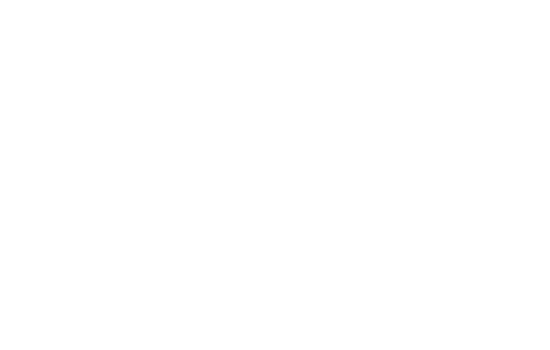
Frame 1 (no input)
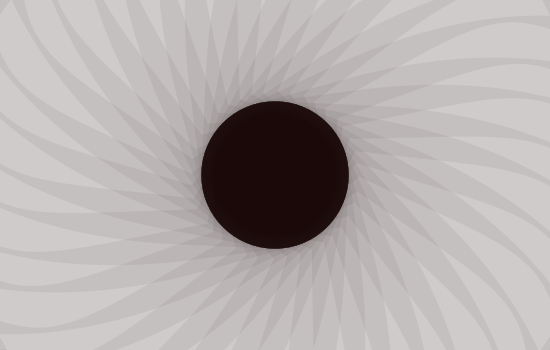
Frame 60 (the mouse pressed at the canvas centre just before this capture)
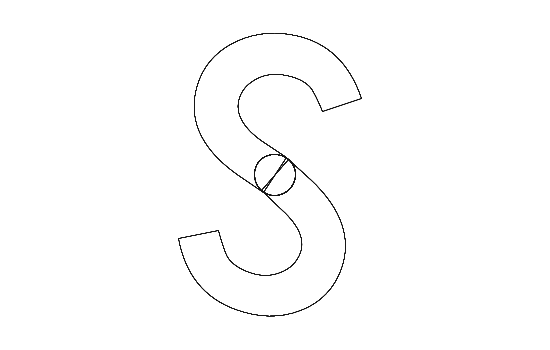
Frame 120 (the mouse held since frame 60 and released just before this capture)

The Processing sketch that drew these frames (run headless with seeded random() and noise(); from frame 60 on, the mouse is pressed at the canvas centre):

// Processing sketch: processing_20174
// ── processing_20174.pde


  int N = 20;
  Petal[] p = new Petal[N];
  Petal[] p2 = new Petal[N];
  float DISTANCE;

void setup() {
    size (550, 350);
    for (int i = 0; i < N; i++) {
      p[i] = new Petal((2*PI*i)/N+3);
      p2[i] = new Petal((2*PI*i)/N);
    }
  }
  
 void draw() {
   smooth();
   background(255);
    float DISTANCE = abs(dist(mouseX,mouseY,width/2,height/2));                 
    for (int i = 0; i < N; i++) {
      if (DISTANCE <= 200) {
        p[i].collapse();
        p2[i].collapset();
      }
      if (DISTANCE > 20 && p[i].expanded == false && p2[i].expanded == false) {
        p[i].expande();
        p2[i].expande();
      }
      if (p[i].spin == true && p2[i].spin == true) {
        p[i].spin();
        p2[i].spin();
      }
        p[i].display();
        p2[i].display();
        p[i].flutter();
        p2[i].flutter();
    }
}


class Petal {
  float x, y, r, s, k, z, g, ga;
  float t1, t2, t3, t4, t5, t6, t7, t8, t9, t10, t11, t12;
  float easingR, easingeR;
  float collapsedR, collapsedRt;
  float expandedR;
  boolean expanded = true;
  boolean spin = true;

  Petal (float rotation) {
    r = rotation;
    expandedR = rotation;
    ga = 0;
    collapsedR = 1.2;
    collapsedRt = 4.2;
    
  }

  void display () {
    pushMatrix();
    ellipse (width/2, height/2, t1*g, t1*g);
    popMatrix();
    pushMatrix();
    translate (width/2, height/2);
    beginShape();
    vertex (19,38);
    vertex (t8, t9);
    bezierVertex (114, -8, 146, -9, 167, 9);
    bezierVertex (183, 23, 190, 40, 190, 61);  
    bezierVertex (190, 83, 182, 102, 166, 121);
    bezierVertex (153, 136, 139, 146, 124, 150);
    bezierVertex (111, 154, t4, t5, t4, t5);
    vertex (t2, t3); 
    bezierVertex (124, 245, 183, 227, 228, 176);
    bezierVertex (261, 138, 277, 97, t11, t12);
    bezierVertex (277, 7, 260, -29, t6, t7);
    bezierVertex (178, -100, 114, -103, 35, -65);
    vertex (-19,-38);
    vertex (19, 38);
    rotate (r);
    scale(g);
    endShape ();
    popMatrix();
  }

  void spin () {
      if (r >= 10*PI) {
        r = 0;
      }
      else {
        r += s;
      }
  }
  
  void expande () {
    r += (expandedR - r) * easingeR;
    if (z >= 200) {
      r = expandedR;
      spin = true;
      expanded = true;
    }
  }

  void collapse () {
    r += (collapsedR - r) * easingR;
    expanded = false;
    spin = false;
  }
  
  void collapset () {
    r += (collapsedRt - r) * easingR;
    expanded = false;
    spin = false;
  }



  void flutter () {
    s = map(z, 190, 400, 0.001, 0.06);
    z = abs(dist(mouseX,mouseY,width/2,height/2));
    k = map(z,100,width/2,0,10);
    easingR = (map(z,0,400,0.3, 0.001));
    easingeR = (map(z,20,200,0.01,1));
    ga += 5; //pulse
    float angg = radians(ga); //pulse
    g = (map(z,0,width/2,0.5,1.5)) + (map(z,0,width/2,0.02,0.1) * cos(angg)); //pulse
    t10 = map(z, 20, 400, random(0,10), 36);
    if (z >= 20) {
      t2 = 50 - t10*cos(angg);
      t3 = 231 - t10*cos(angg);
      t4 = 65 - t10*cos(angg);
      t5 = 149 - t10*sin(angg);
      t6 = 227 - t10*cos(angg);
      t7 = -58 + t10*sin(angg);
      t8 = 73 + t10*sin(angg);
      t9 = 12 + t10*sin(angg);
      t11 = 277 + t10*cos(angg);
      t12 = 52 + t10*cos(angg);
    }
    else {
      t2 = 50;
      t3 = 231;
      t4 = 65;
      t5 = 149;
      t6 = 227;
      t7 = -58;
      t8 = 73;
      t9 = 12;
      t11 = 277;
      t12 = 52;
    } 
      t1 = 85;
    if (mousePressed == true) {
      fill(0,0,0,0);
      stroke (20);
      strokeWeight (0.5);
    }
    else {
    fill (k,0,0,map(z,0,width/2,50,20));
    noStroke();
    }
 }
 
 
 
}
